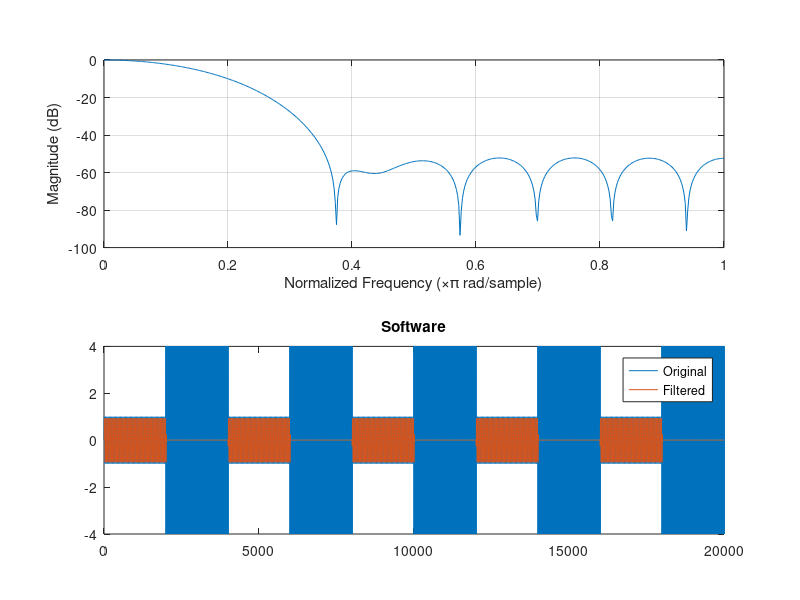

MATLAB code to generate this figure: (Note: this script raises an error after producing the figure.)

% CSSE4010 - Digital System Design - Practical 5
% Supporting Matlab file for practical 5

% This Matlab script provides two-tone input signal and FIR filter
% coefficients and also defines parameters for Xilinx System Generator
% implementation of the FIR filter.


%clear all; close all; clc;
close all;
clc;

%create two tone input signal.

%A1,A2 are the amplitude of the signals
%f1,f2 are the frequency of the signals (Hz)
%fs  sampling frequency (Hz)
%duration in seconds
%cycle no of cycles
A1=1;
A2=4;
f1=200;
f2=2000;
fs=8000; 
dur=1/4;
cycle=5;

values=0:1/fs:(dur-1/fs);
sig1=A1*sin(2*pi* f1*values);
sig2=A2*sin(2*pi* f2*values);
sigtemp=[sig1';sig2']';
sig=[];

for i=1:cycle
    sig=[sig';sigtemp']';
end
sig=sig'; %sig is the input signal to the filter

%get filter coefficients
Wo=0.15; %normalized cut off frequency 0<W0<1;
taps=16; % order of the FIR filter
[b]=fir1(taps,Wo,'low'); %Low pass filter
freqz(b,1,512);% Plot filter responses with 512 fft points
filtered_signal_sw=filter(b(1:taps),1,sig); %filter the signal

%soundsc(sig,fs); %Play orginal
%soundsc(filtered_signal,fs); %Play filtered
% figure
plot(sig); hold on; plot(filtered_signal_sw); legend('Original','Filtered'); title('Software');
%%
% Parameters for the System Generator Design
LH=length(sig);
sig_in=zeros(LH,2);
sig_in(:,1)=1:LH;
sig_in(:,2)=sig; % This is the input signa to the System Generator Model

% Fixed-point word lengths for signal
W = 16;
D = 14;

% Fixed-point word lengths for filter coefficients
Wc = 16;
Dc = 16;

% After setting these up you can run the Simulink model with System
% Generator design and this will provide the filtered output. You can then
% compare the output with the software version above to verify the correct
% functionality and also to fine-tune the wordlengths

C = out.C.Data;

figure;
plot(sig); hold on; plot(C); legend('Original','Filtered'); title('Hardware');

%error_vect = [];
%for i = 1 : length(filtered_signal_sw)
%    error_vect(i) = ((sum(C(i) - filtered_signal_sw(i))^2) / sum((filtered_signal_sw(i))^2));
%end
error_frac = sum((C - filtered_signal_sw).^2) / sum((filtered_signal_sw).^2);

numerator = (C - filtered_signal_sw).^2;
denominator = (filtered_signal_sw).^2;
num_sum = sum(numerator);
den_sum = sum(denominator);

SER = 20 * log10(num_sum / den_sum);

%figure;
%plot(SER_vect);